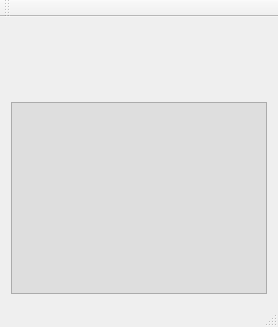
<?xml version="1.0" encoding="UTF-8"?>
<ui version="4.0">
 <class>MainWindow</class>
 <widget class="QMainWindow" name="MainWindow">
  <property name="geometry">
   <rect>
    <x>0</x>
    <y>0</y>
    <width>276</width>
    <height>327</height>
   </rect>
  </property>
  <property name="sizePolicy">
   <sizepolicy hsizetype="Fixed" vsizetype="Fixed">
    <horstretch>0</horstretch>
    <verstretch>0</verstretch>
   </sizepolicy>
  </property>
  <property name="windowTitle">
   <string>MainWindow</string>
  </property>
  <widget class="QWidget" name="centralWidget">
   <property name="sizePolicy">
    <sizepolicy hsizetype="Minimum" vsizetype="Minimum">
     <horstretch>0</horstretch>
     <verstretch>0</verstretch>
    </sizepolicy>
   </property>
   <layout class="QVBoxLayout" name="verticalLayout_2">
    <item>
     <layout class="QVBoxLayout" name="verticalLayout">
      <property name="spacing">
       <number>3</number>
      </property>
      <property name="sizeConstraint">
       <enum>QLayout::SetMinimumSize</enum>
      </property>
      <item>
       <widget class="CTopWidget" name="topWidget" native="true">
        <property name="sizePolicy">
         <sizepolicy hsizetype="Fixed" vsizetype="Fixed">
          <horstretch>0</horstretch>
          <verstretch>0</verstretch>
         </sizepolicy>
        </property>
        <property name="minimumSize">
         <size>
          <width>0</width>
          <height>50</height>
         </size>
        </property>
        <property name="maximumSize">
         <size>
          <width>4000</width>
          <height>100</height>
         </size>
        </property>
       </widget>
      </item>
      <item alignment="Qt::AlignHCenter|Qt::AlignVCenter">
       <widget class="CTableView" name="m_view">
        <property name="sizePolicy">
         <sizepolicy hsizetype="Fixed" vsizetype="Fixed">
          <horstretch>0</horstretch>
          <verstretch>0</verstretch>
         </sizepolicy>
        </property>
        <property name="styleSheet">
         <string notr="true">background-color: rgb(222, 222, 222)</string>
        </property>
       </widget>
      </item>
     </layout>
    </item>
   </layout>
  </widget>
  <widget class="QMenuBar" name="menuBar">
   <property name="geometry">
    <rect>
     <x>0</x>
     <y>0</y>
     <width>276</width>
     <height>27</height>
    </rect>
   </property>
  </widget>
  <widget class="QToolBar" name="mainToolBar">
   <attribute name="toolBarArea">
    <enum>TopToolBarArea</enum>
   </attribute>
   <attribute name="toolBarBreak">
    <bool>false</bool>
   </attribute>
  </widget>
  <widget class="QStatusBar" name="statusBar"/>
 </widget>
 <layoutdefault spacing="6" margin="11"/>
 <customwidgets>
  <customwidget>
   <class>CTableView</class>
   <extends>QTableView</extends>
   <header>CTableView.h</header>
  </customwidget>
  <customwidget>
   <class>CTopWidget</class>
   <extends>QWidget</extends>
   <header>CTopWidget.h</header>
   <container>1</container>
  </customwidget>
 </customwidgets>
 <resources/>
 <connections/>
</ui>
